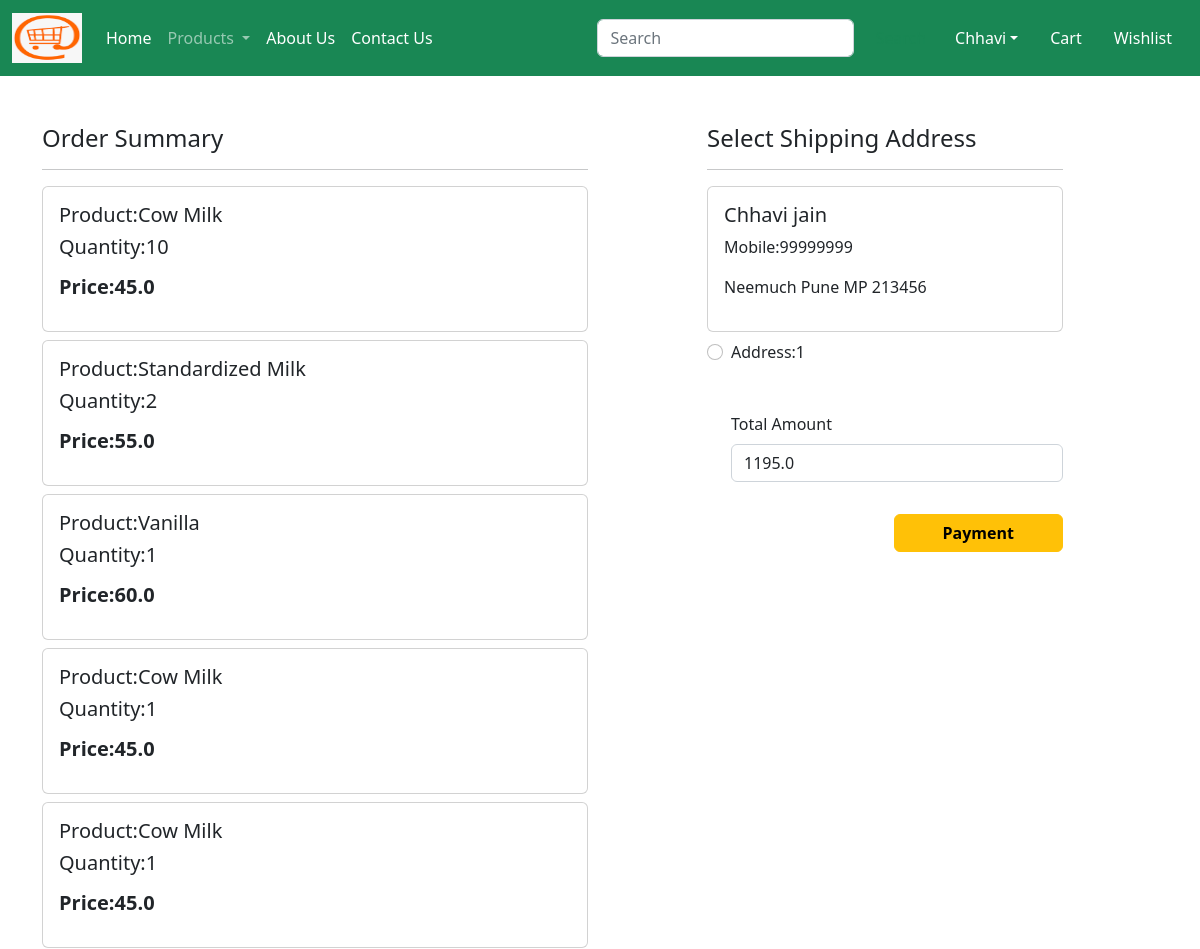
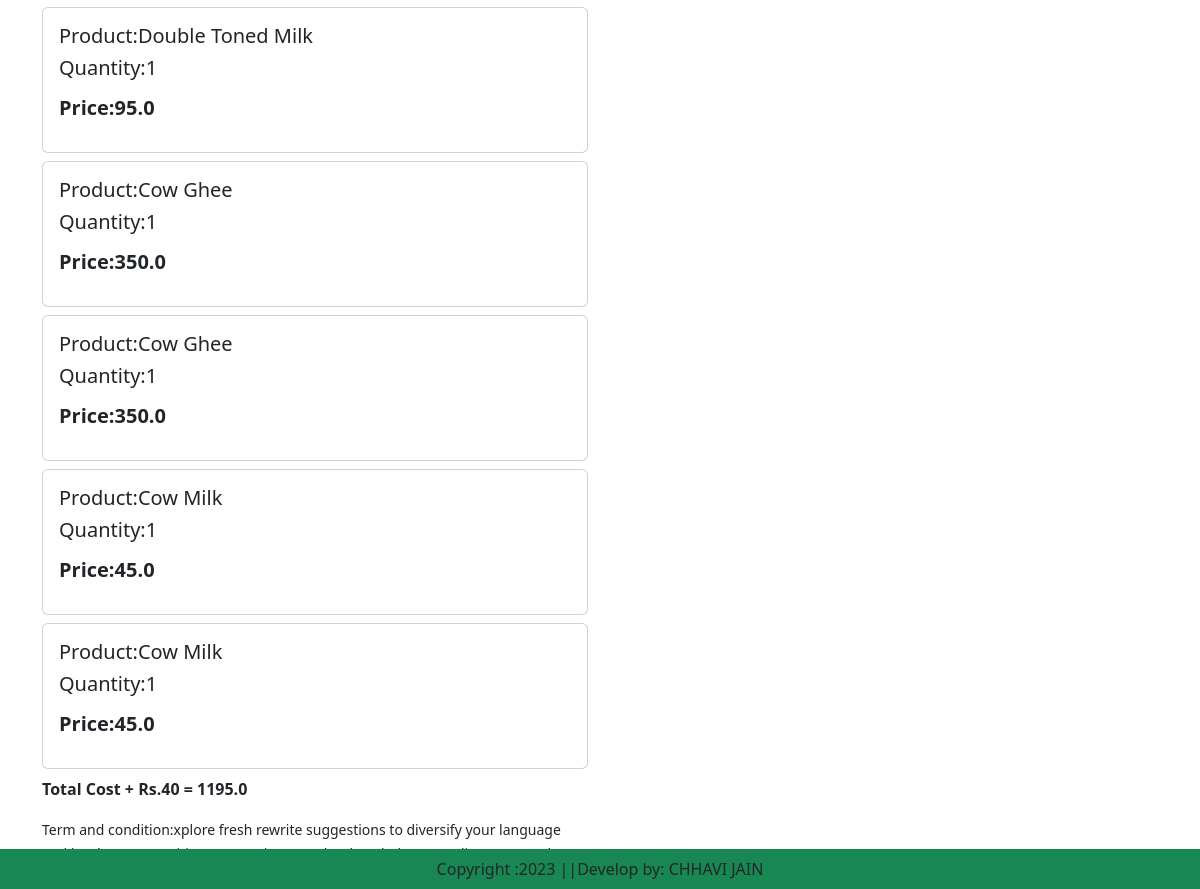
Screenshot of /checkout/ (signed in) with the database file from the repository (2 pictures, top to bottom).
### app/models.py (models this page shows, shortened)
class Cart(models.Model):
    user=models.ForeignKey(User,on_delete=models.CASCADE)
    product=models.ForeignKey(Product,on_delete=models.CASCADE)
    quantity=models.PositiveIntegerField(default=1)

class Product(models.Model):
    title=models.CharField(max_length=100)
    selling_price=models.FloatField()
    discounted_price=models.FloatField()
    description=models.TextField()
    composition=models.TextField(default='')
    prodapp=models.TextField(default='')
    category=models.CharField(choices=CATEGORY_CHOICES,max_length=2)
    product_image=models.ImageField(upload_to='product')

class Customer(models.Model):
    user=models.ForeignKey(User,on_delete=models.CASCADE)
    name=models.CharField(max_length=200)
    locality=models.CharField(max_length=200)
    city=models.CharField(max_length=50)
    mobile=models.IntegerField(default=0)
    zipcode=models.IntegerField()
    state=models.CharField(choices=STATE_CHOICES,max_length=100)

### app/views.py (the view)
# urls.py: path('checkout/',views.checkout.as_view(),name='checkout'),
class checkout(View):
    def get(self,request):
        user=request.user
        add=Customer.objects.filter(user=user)
        cart_items=Cart.objects.filter(user=user)
        famount=0
        for p in cart_items:
            value=p.quantity+p.product.discounted_price
            famount=famount+value
        totalamount=famount+40
        return render(request,'app/checkout.html',locals())

### app/templates/app/checkout.html (shortened to what this page needs)
{% extends 'app/base.html'%}
{% load static %}
{% block main-content %}
<div class="container">
    <div class="row mt-5">
    <div class="col-sm-6">
        <h4>Order Summary</h4>
        <hr>
        {% for item in cart_items %}
                <div class="card mb-2">
                <div class="card-body">
                    <h5>Product:{{item.product.title}}</h5>
                    <h5>Quantity:{{item.quantity}}</p>
                    <p class="fw-bold">Price:{{item.product.discounted_price}}</p>
                </div>
                </div>
        {% endfor %}
<p class="fw-bold">Total Cost + Rs.40 = {{totalamount}}</p>
<small> Term and condition:xplore fresh rewrite suggestions to diversify your language and level-up your writing. Innovative
    AI-technology helps you adjust tone and formality while retaining meaning
</small>
</div>
<div class="col-sm-4 offset-sm-1">
    <h4>Select Shipping Address</h4>
    <hr>
    <form method="post" id="myform">
        {% for ad in add %}
        <div class="card">
            <div class="card-body">
            <h5>{{ad.name}}</h5>
            <p>Mobile:{{ad.mobile}}</p>
            <p>{{ad.locality}} {{ad.city}} {{ad.state}} {{ad.zipcode}}</p>
            </div>
        </div>
        <div class="form-check mt-2 mb-5">
            <input class="form-check-input" type="radio" name="custid" id="custadd{{forloop.counter}}" value="{{ad.id}}">
            <label class="form-check-label" fw-bold for="custadd{{forloop.counter}}">
            Address:{{forloop.counter}}</label>
            </div>
        {% endfor %}
    <div class="form-check mb-3">
        <label for="totamount" class="form-label">Total Amount</label>
        <input type="number" class="form-control" name="totalamount" value={{totalamount}} readonly>
    </div>
    <div class="text-end">
        <button id="rzp-button1" type="submit" class="btn btn-warning mt-3 px-5 fw-bold">Payment</button>
    </div>
</form>
</div>
</div>
</div>
{% endblock main-content %}

### rows the page displays
Cart: product "Cow Milk", quantity "10", product.discounted_price "45.0"
Cart: product "Standardized Milk", quantity "2", product.discounted_price "55.0"
Cart: product "Vanilla", quantity "1", product.discounted_price "60.0"
Cart: product "Cow Milk", quantity "1", product.discounted_price "45.0"
Cart: product "Cow Milk", quantity "1", product.discounted_price "45.0"
Cart: product "Double Toned Milk", quantity "1", product.discounted_price "95.0"
Cart: product "Cow Ghee", quantity "1", product.discounted_price "350.0"
Cart: product "Cow Ghee", quantity "1", product.discounted_price "350.0"
Cart: product "Cow Milk", quantity "1", product.discounted_price "45.0"
Cart: product "Cow Milk", quantity "1", product.discounted_price "45.0"
Customer: name "Chhavi jain", mobile "99999999", locality "Neemuch", city "Pune", state "MP", zipcode "213456"

### other values shown
{{ totalamount }} "1195.0"
